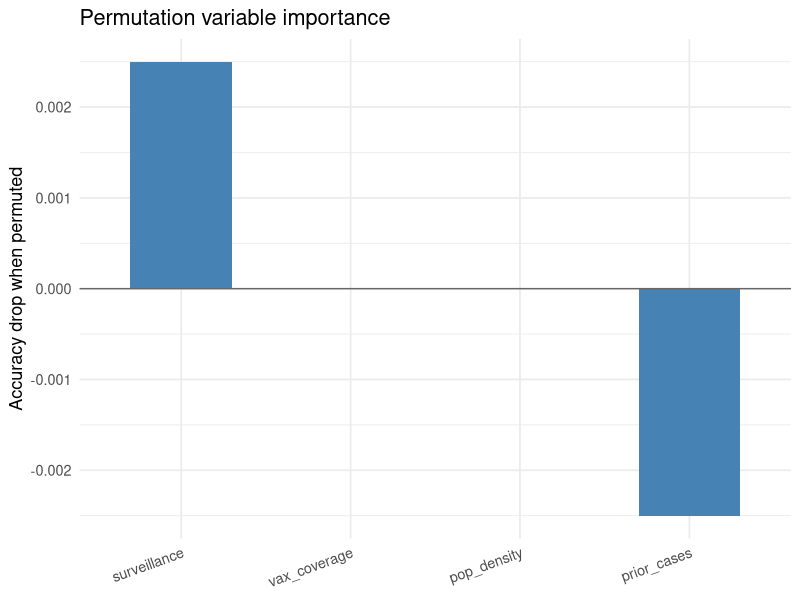

Write the R code that produced this figure.
## ---- chunk 1
#| label: rf-data

set.seed(2025)
n <- 400

df <- data.frame(
  vax_coverage  = runif(n, 0.30, 0.95),
  pop_density   = rlnorm(n, log(500), 0.6),
  prior_cases   = rpois(n, lambda = 15),
  surveillance  = runif(n, 0.2, 1.0)   # reporting completeness
)

# Outbreak occurs when coverage is low AND density high, with noise
log_odds <- -3
  + 4.0 * (1 - df$vax_coverage)
  + 0.0015 * df$pop_density
  + 0.03 * df$prior_cases
  - 1.5 * df$surveillance

prob <- 1 / (1 + exp(-log_odds))
df$outbreak <- rbinom(n, 1, prob)

cat("Outbreak rate:", round(mean(df$outbreak), 3), "\n")
## ---- chunk 2
#| label: rf-bagging

# Find the best threshold for one feature (binary classification)
best_split <- function(x, y) {
  thresholds <- quantile(x, probs = seq(0.1, 0.9, by = 0.05))
  best <- list(thr = 0, dir = 1, acc = 0)
  for (thr in thresholds) {
    for (dir in c(1, -1)) {
      pred <- as.integer(dir * x >= dir * thr)
      acc  <- mean(pred == y)
      if (acc > best$acc) best <- list(thr = thr, dir = dir, acc = acc)
    }
  }
  best
}

predict_stump <- function(split, x) {
  as.integer(split$dir * x >= split$dir * split$thr)
}

# Bagged ensemble of stumps (one randomly chosen feature per tree)
features <- c("vax_coverage", "pop_density", "prior_cases", "surveillance")

bag_train <- function(df, y_col, n_trees = 300) {
  lapply(seq_len(n_trees), function(i) {
    idx  <- sample(nrow(df), replace = TRUE)
    feat <- sample(features, 1)
    sp   <- best_split(df[idx, feat], df[idx, y_col])
    list(feat = feat, split = sp)
  })
}

bag_predict <- function(forest, df) {
  votes <- sapply(forest, function(tree) {
    predict_stump(tree$split, df[[tree$feat]])
  })
  as.integer(rowMeans(votes) >= 0.5)
}

# Train and evaluate in-sample (for illustration)
forest    <- bag_train(df, "outbreak", n_trees = 300)
pred_bag  <- bag_predict(forest, df)

# Compare single stump vs ensemble
single_feat <- "vax_coverage"
sp_single   <- best_split(df[[single_feat]], df$outbreak)
pred_single <- predict_stump(sp_single, df[[single_feat]])

cat("Single stump accuracy:", round(mean(pred_single == df$outbreak), 3), "\n")
cat("Bagged ensemble accuracy:", round(mean(pred_bag   == df$outbreak), 3), "\n")
## ---- chunk 3
#| label: rf-importance
#| fig-cap: "Permutation variable importance for the bagged ensemble. Vaccination coverage and population density matter most for outbreak prediction — consistent with the data-generating mechanism. Surveillance completeness has a modest protective effect."

base_acc <- mean(bag_predict(forest, df) == df$outbreak)

importance <- sapply(features, function(feat) {
  df_perm <- df
  df_perm[[feat]] <- sample(df_perm[[feat]])   # shuffle this feature
  acc_perm <- mean(bag_predict(forest, df_perm) == df$outbreak)
  base_acc - acc_perm                           # drop in accuracy
})

imp_df <- data.frame(
  feature    = names(importance),
  importance = as.numeric(importance)
)
imp_df <- imp_df[order(imp_df$importance, decreasing = TRUE), ]
imp_df$feature <- factor(imp_df$feature, levels = imp_df$feature)

library(ggplot2)

ggplot(imp_df, aes(x = feature, y = importance)) +
  geom_col(fill = "steelblue", width = 0.6) +
  geom_hline(yintercept = 0, colour = "grey40") +
  labs(x = NULL, y = "Accuracy drop when permuted",
       title = "Permutation variable importance") +
  theme_minimal(base_size = 13) +
  theme(axis.text.x = element_text(angle = 20, hjust = 1))
